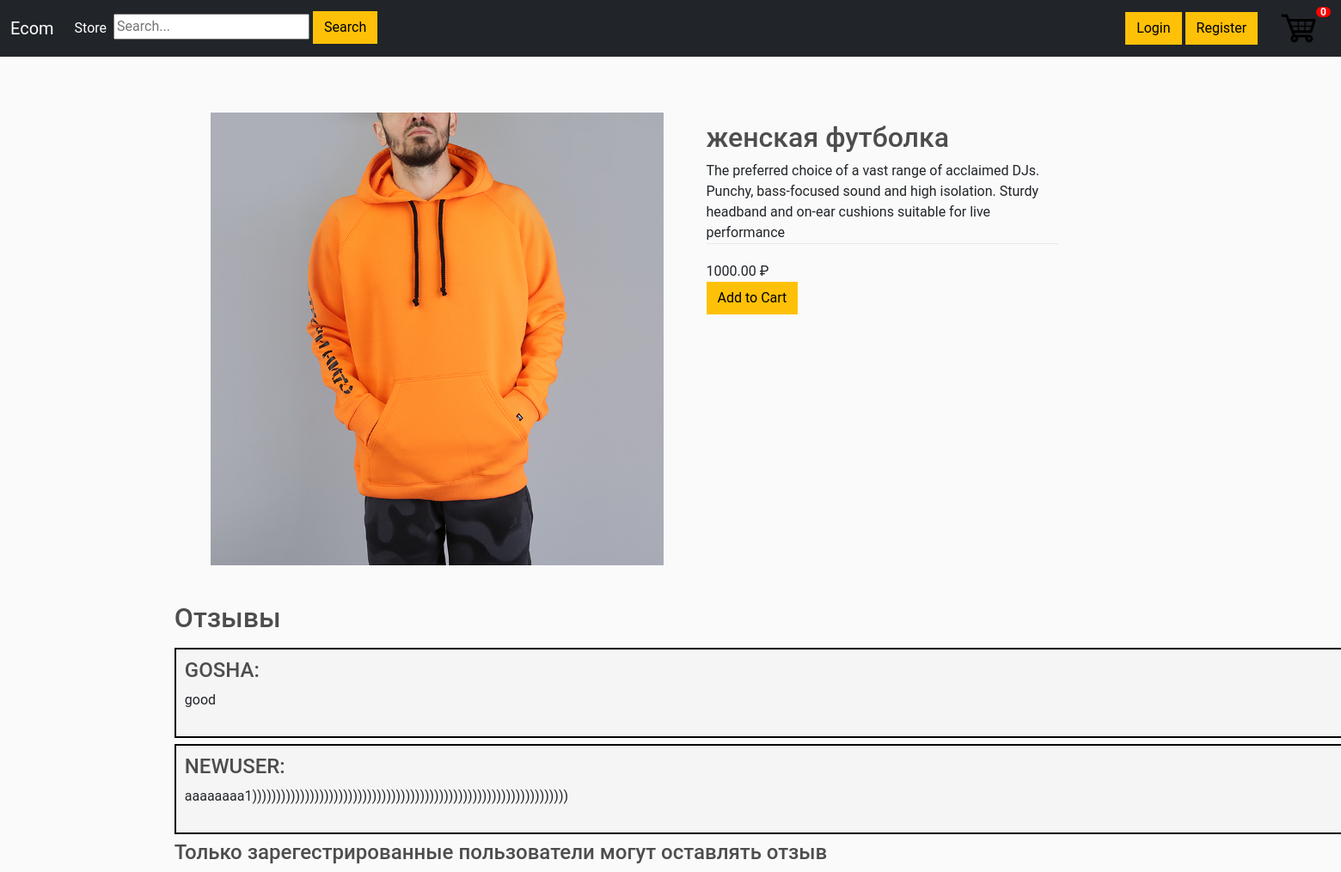
Page /1/ on the earlier database version.
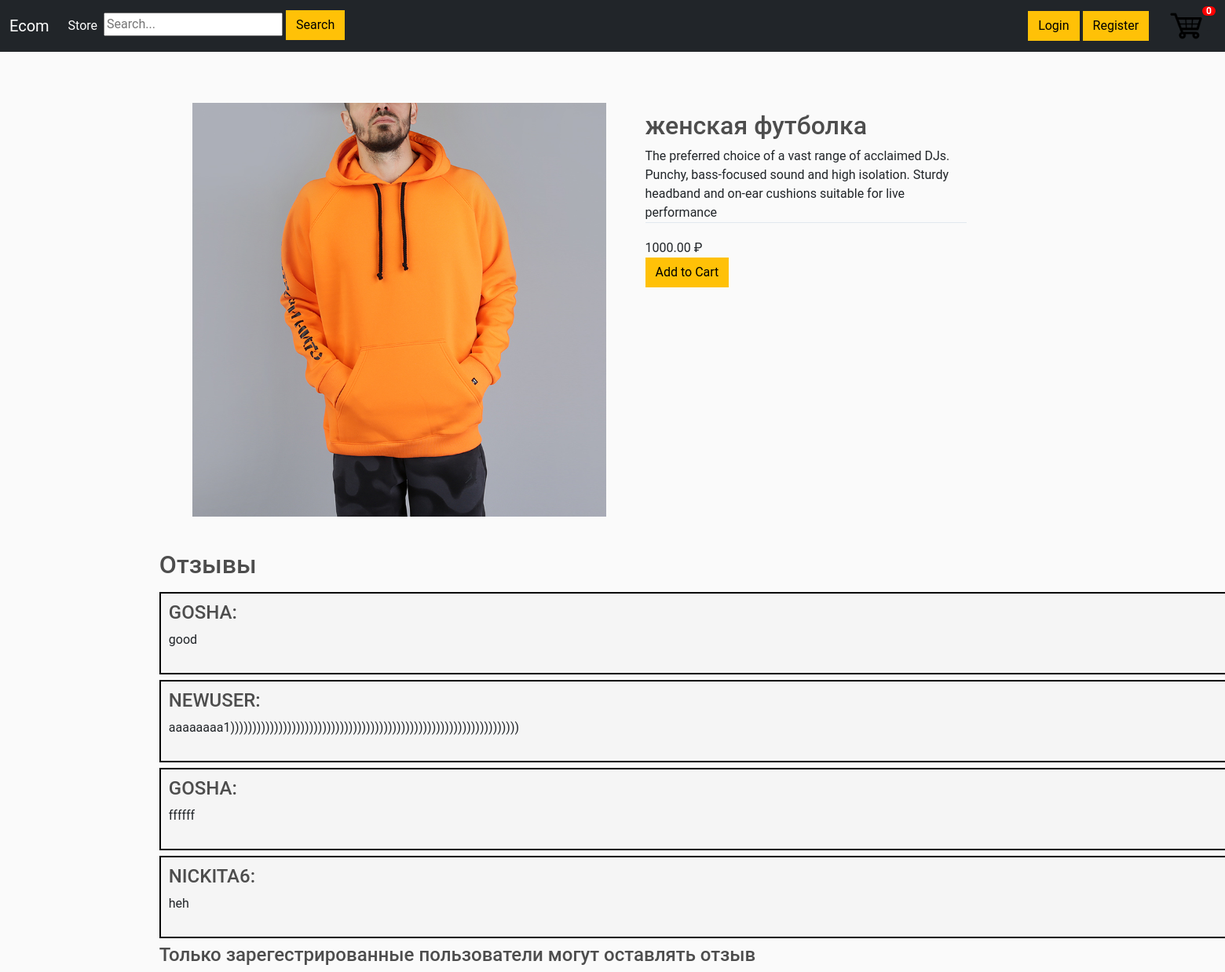
Same page on the later database version.
### mainapp/models.py (models this page shows)
class Comment(models.Model):
    text = models.CharField(max_length=250, null=True)
    product = models.ForeignKey(Product, on_delete=models.SET_NULL, blank=True, null=True)
    customer = models.ForeignKey(Customer, on_delete=models.SET_NULL, blank=True, null=True)

class Customer(models.Model):
    user = models.OneToOneField(User, on_delete=models.CASCADE, null=True, blank=True)
    name = models.CharField(max_length=200, null=True)
    email = models.CharField(max_length=200, null=True)
    def __str__(self):
        return self.name

### mainapp/views.py (the view)
# urls.py: path('<int:product_id>/', views.product, name='product'),
def product(request, product_id):
    try:
        product = Product.objects.get(id=product_id)
    except:
        raise Http404('продукт не найден')
    data = cartData(request)
    cartItems = data['cartItems']
    comments = Comment.objects.filter(product_id=product.id)[:20]
    context = {'product': product, 'cartItems': cartItems, 'comments': comments}
    return render(request, "mainapp/product.html", context)

### mainapp/models.py (called while the page is built)
    def imageURL(self):
        try:
            url = self.image.url
        except:
            url = ''
        return url

### mainapp/utils.py (called while the page is built, shortened)
def cookieCart(request):
    try:
        cart = json.loads(request.COOKIES['cart'])
    except:
        cart = {}
    print("Cart:", cart)
    items = []
    order = {'get_cart_total': 0, 'get_cart_items': 0, 'shipping': False}
    cartItems = order['get_cart_items']
    return {"cartItems": cartItems, "order": order, "items": items}

def cartData(request):
    if request.user.is_authenticated:
        customer = request.user.customer
        order, created = Order.objects.get_or_create(customer=customer, complete=False)
        cartItems = order.get_cart_items()
        items = order.orderitem_set.all()
    else:
        cookieData = cookieCart(request)
        cartItems = cookieData['cartItems']
        order = cookieData['order']
        items = cookieData['items']
    return {"cartItems": cartItems, "order": order, "items": items}

### mainapp/templates/mainapp/product.html (shortened to what this page needs)
{% extends 'mainapp/index.html' %}
{% load static %}
{% block content%}
<link rel="stylesheet" type="text/css" href="{% static 'css/product.css' %}">
<img class="left-column" src="{{product.imageURL}}">
<div class="right-column">
    <div class="product-description">
    <h2>{{product.name}}</h2>
    The preferred choice of a vast range of acclaimed DJs. Punchy, bass-focused sound and high isolation. Sturdy headband and on-ear cushions suitable for live performance</div>
    <div class="product-price">{{product.price}} ₽</div> <a><button data-product = {{product.id}} data-action = "add" class="btn btn-warning add-btn update-cart">Add to Cart</button></a>
</div>
<div class="comment">
    <h2>Отзывы</h2>
    {% for comment in comments%}
        <div class="comment-cart">
            <div class="media-body">
                <div class="well well-lg">
                    <h4 class="media-heading text-uppercase reviews">{{comment.customer}}: </h4>
                    <p class="media-comment">
                      {{comment.text}}
                    </p>
                </div>
            </div>
        </div>
    {% endfor %}
    {% if user.is_authenticated %}
        <form action="{% url 'leave_comment' product.id %}" method="POST">
            {% csrf_token %}
            <p><textarea name="comment_area" cols="40" rows="3"></textarea></p>
            <button class="btn btn-warning">Оставить отзыв</button>
        </form>
    {% else %}
        <h4>Только зарегестрированные пользователи могут оставлять отзыв</h4>
    {% endif %}
</div>
{% endblock content%}

Differences in the rows shown:
added Comment: customer "GOSHA", text "ffffff"
added Comment: customer "NICKITA6", text "heh"
